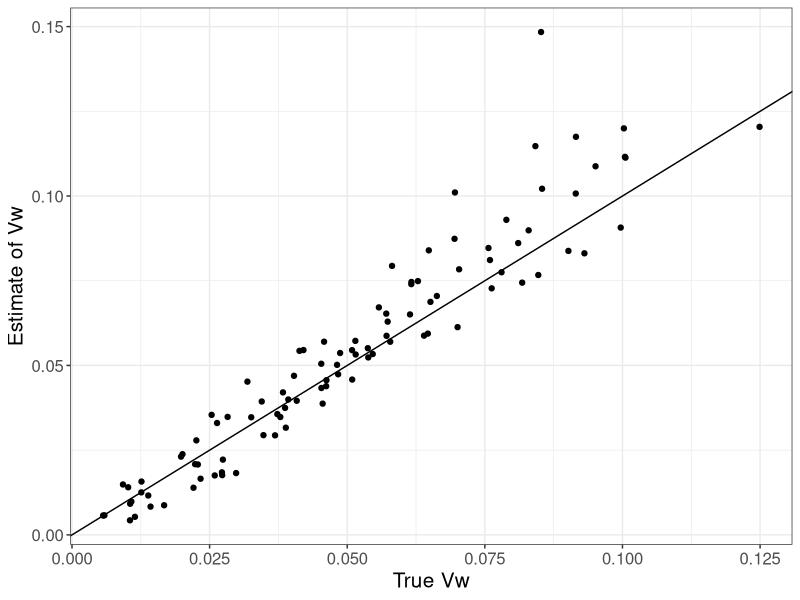
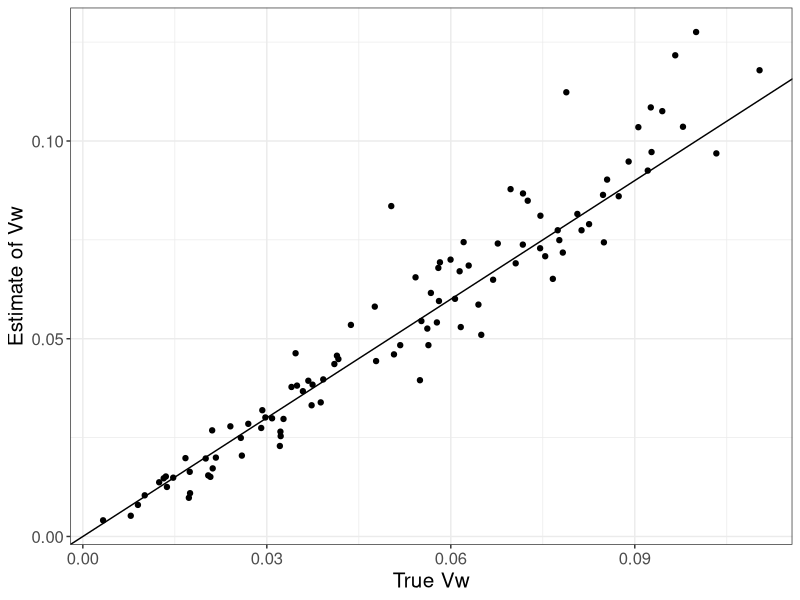
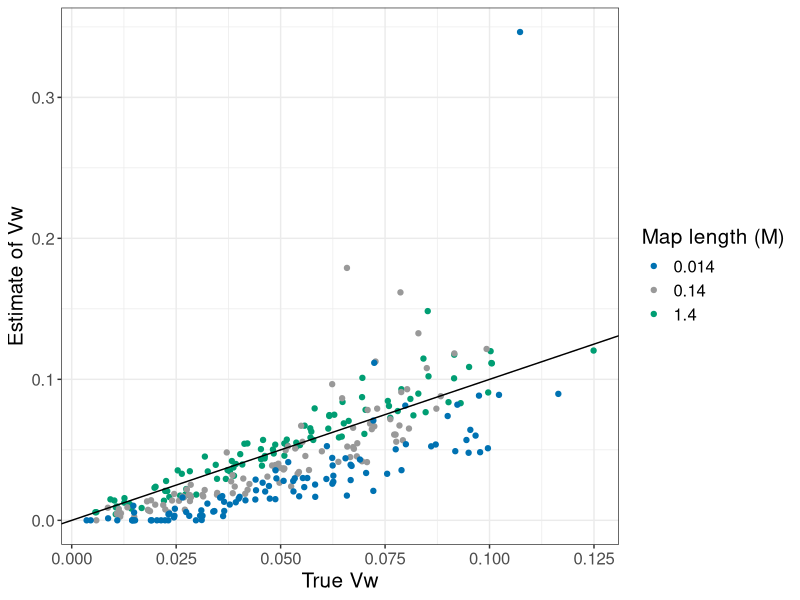
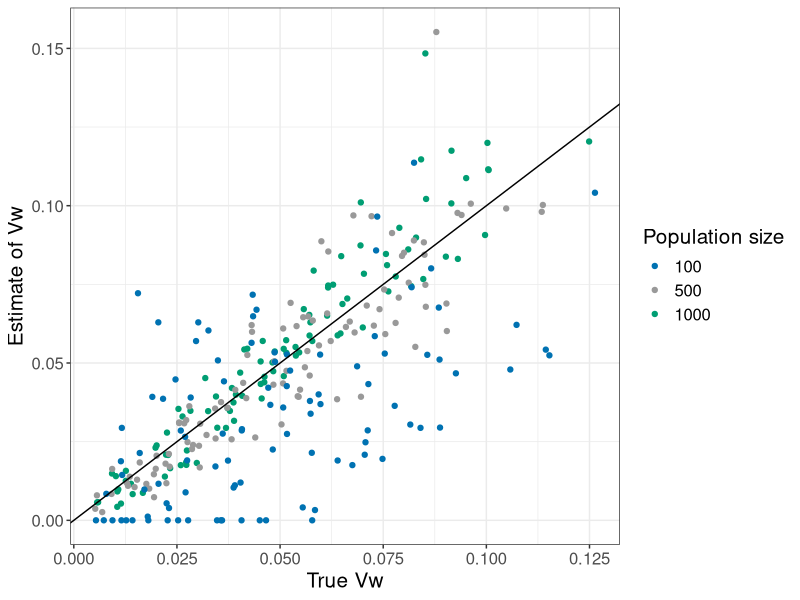
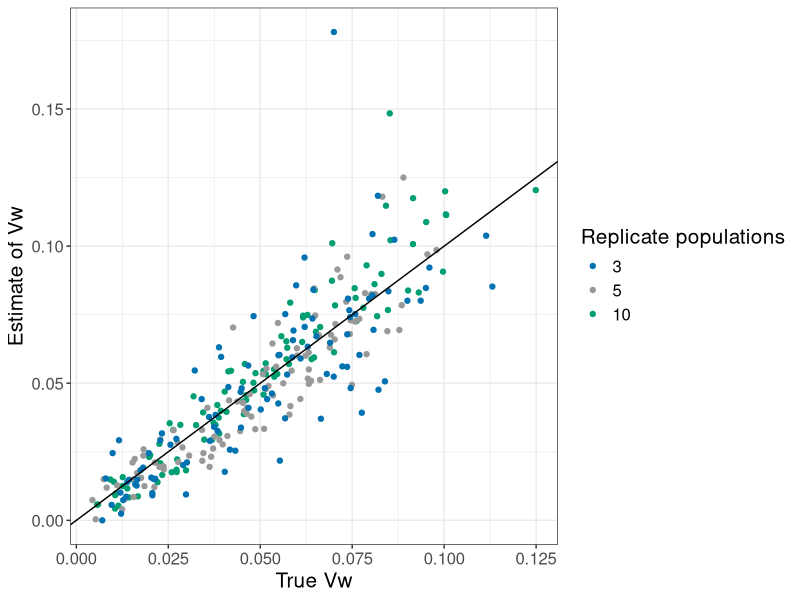
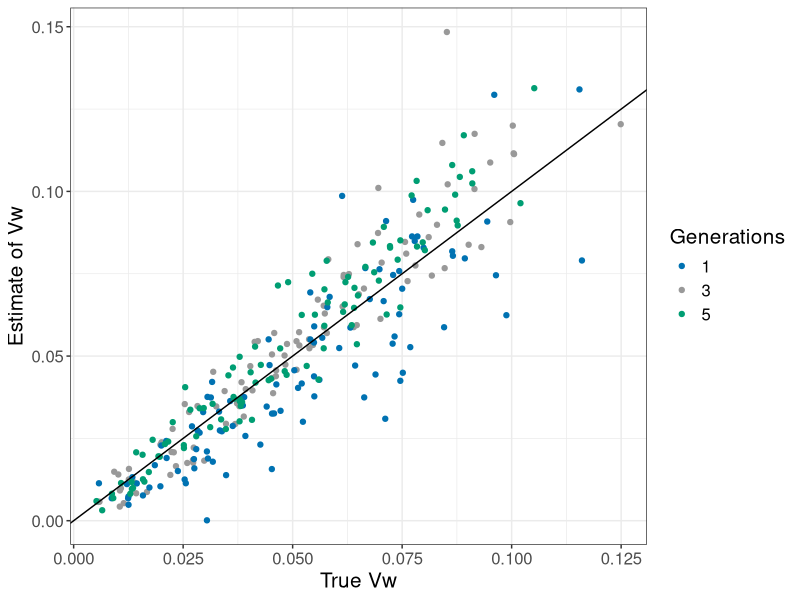
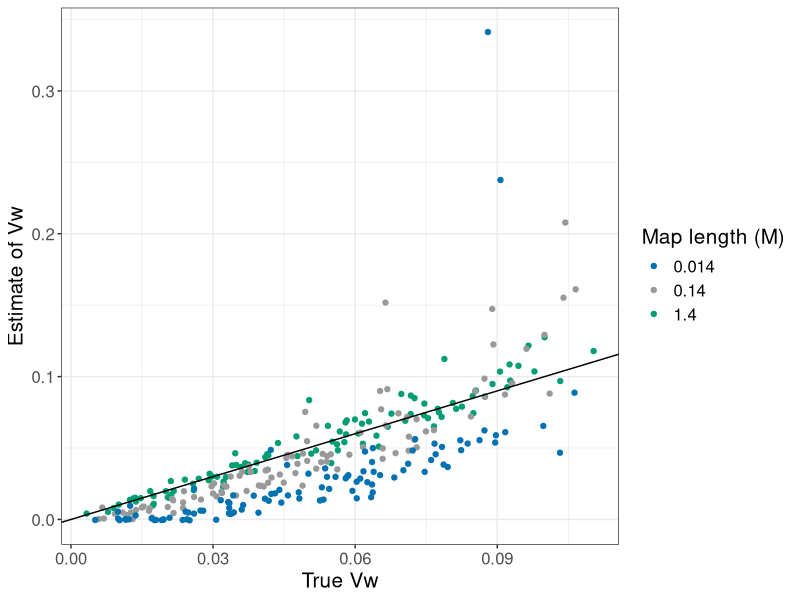
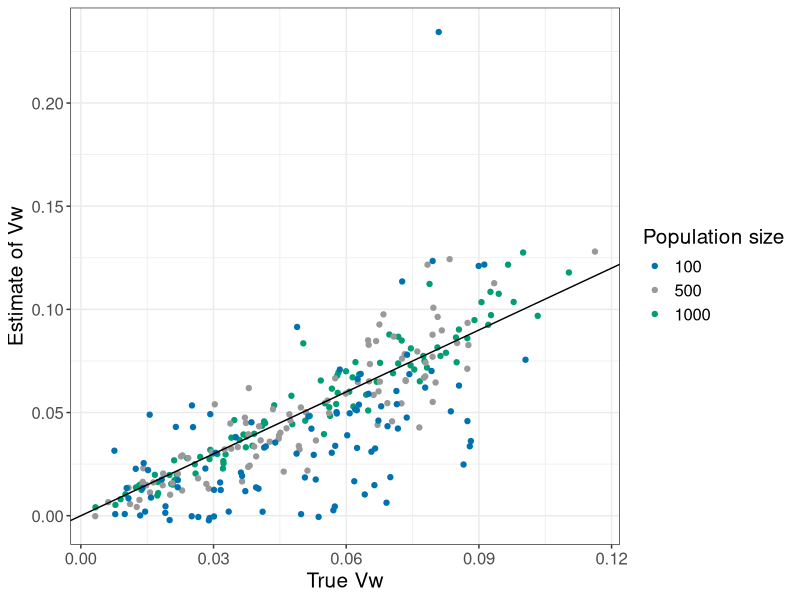

Reproduce these figures in R, in order.
library(ggplot2)

#### Code for making plots

d = read.csv("Data_no_burnin.csv", header=T)

d$n_cages = factor(d$n_cages, levels = c("3", "5", "10"))
d$n_ind_exp = factor(d$n_ind_exp, levels = c("100", "500", "1000"))
d$ngen_expt = factor(d$ngen_expt, levels = c("1", "3", "5"))



d_f = d[d$bdelta_method=="fixed",]
d_e = d[d$bdelta_method=="estimate",]


##################################################################################################
####### Standard plots (r_expt = 1.4e-6, n_ind_expt = 1000, n_cages = 10, ngen_expt = 3) #########
##################################################################################################

# bdelta fixed at c(0,0)

d_f_std = d_f[d_f$ngen_expt=="3"&d_f$n_ind_exp=="1000"&d_f$n_cages=="10"&d_f$r_expt==1.4e-06,]
p_f_std = ggplot(d_f_std, aes(y = vA_est, x = vA_true))
p_f_std + theme_bw() + geom_point() + geom_abline(intercept = 0, slope = 1) + labs(x = "True Vw", y = "Estimate of Vw") + theme(text = element_text(size = 15))

# bdelta to be estimated

d_e_std = d_e[d_e$ngen_expt=="3"&d_e$n_ind_exp=="1000"&d_e$n_cages=="10"&d_e$r_expt==1.4e-06,]
p_e_std = ggplot(d_e_std, aes(y = vA_est, x = vA_true))
p_e_std + theme_bw() + geom_point() + geom_abline(intercept = 0, slope = 1) + labs(x = "True Vw", y = "Estimate of Vw") + theme(text = element_text(size = 15))

##################################################################################################


#################################################
########### A. bdelta fixed at c(0,0) ###########
#################################################

### Map length ###

d_f_r = d_f[d_f$ngen_expt=="3"&d_f$n_ind_exp=="1000"&d_f$n_cages=="10",]
p_f_r = ggplot(d_f_r, aes(y = vA_est, x = vA_true, color = as.character(r_expt*sequence_length)))
p_f_r + theme_bw() + geom_point() + geom_abline(intercept = 0, slope = 1) + labs(x = "True Vw", y = "Estimate of Vw", color = "Map length (M)") + scale_color_manual(values = c("#0072B2", "#999999", "#009E73")) + theme(text = element_text(size = 15))

### n_ind_expt ###

d_f_ind = d_f[d_f$ngen_expt=="3"&d_f$n_cages=="10"&d_f$r_expt==1.4e-06,]
p_f_ind = ggplot(d_f_ind, aes(y = vA_est, x = vA_true, color = n_ind_exp))
p_f_ind + theme_bw() + geom_point() + geom_abline(intercept = 0, slope = 1) + labs(x = "True Vw", y = "Estimate of Vw", color = "Population size") + scale_color_manual(values = c("#0072B2", "#999999", "#009E73")) + theme(text = element_text(size = 15))

### n_cages ###

d_f_cage = d_f[d_f$ngen_expt=="3"&d_f$n_ind_exp=="1000"&d_f$r_expt==1.4e-06,]
p_f_cage = ggplot(d_f_cage, aes(y = vA_est, x = vA_true, color = n_cages))
p_f_cage + theme_bw() + geom_point() + geom_abline(intercept = 0, slope = 1) + labs(x = "True Vw", y = "Estimate of Vw", color = "Replicate populations") + scale_color_manual(values = c("#0072B2", "#999999", "#009E73")) + theme(text = element_text(size = 15))

### ngen_expt ###

d_f_gen = d_f[d_f$n_ind_exp=="1000"&d_f$n_cages=="10"&d_f$r_expt==1.4e-06,]
p_f_gen = ggplot(d_f_gen, aes(y = vA_est, x = vA_true, color = ngen_expt))
p_f_gen + theme_bw() + geom_point() + geom_abline(intercept = 0, slope = 1) + labs(x = "True Vw", y = "Estimate of Vw", color = "Generations") + scale_color_manual(values = c("#0072B2", "#999999", "#009E73")) + theme(text = element_text(size = 15))


#################################################
########### B. bdelta to be estimated ###########
#################################################

### Map length ###

d_e_r = d_e[d_e$ngen_expt=="3"&d_e$n_ind_exp=="1000"&d_e$n_cages=="10",]
p_e_r = ggplot(d_e_r, aes(y = vA_est, x = vA_true, color = as.character(r_expt*sequence_length)))
p_e_r + theme_bw() + geom_point() + geom_abline(intercept = 0, slope = 1) + labs(x = "True Vw", y = "Estimate of Vw", color = "Map length (M)") + scale_color_manual(values = c("#0072B2", "#999999", "#009E73")) + theme(text = element_text(size = 15))

### n_ind_expt ###

d_e_ind = d_e[d_e$ngen_expt=="3"&d_e$n_cages=="10"&d_e$r_expt==1.4e-06,]
p_e_ind = ggplot(d_e_ind, aes(y = vA_est, x = vA_true, color = n_ind_exp))
p_e_ind + theme_bw() + geom_point() + geom_abline(intercept = 0, slope = 1) + labs(x = "True Vw", y = "Estimate of Vw", color = "Population size") + scale_color_manual(values = c("#0072B2", "#999999", "#009E73")) + theme(text = element_text(size = 15))

### n_cages ###

d_e_cage = d_e[d_e$ngen_expt=="3"&d_e$n_ind_exp=="1000"&d_e$r_expt==1.4e-06,]
p_e_cage = ggplot(d_e_cage, aes(y = vA_est, x = vA_true, color = n_cages))
p_e_cage + theme_bw() + geom_point() + geom_abline(intercept = 0, slope = 1) + labs(x = "True Vw", y = "Estimate of Vw", color = "Replicate populations") + scale_color_manual(values = c("#0072B2", "#999999", "#009E73")) + theme(text = element_text(size = 15))

### ngen_expt ###

d_e_gen = d_e[d_e$n_ind_exp=="1000"&d_e$n_cages=="10"&d_e$r_expt==1.4e-06,]
p_e_gen = ggplot(d_e_gen, aes(y = vA_est, x = vA_true, color = ngen_expt))
p_e_gen + theme_bw() + geom_point() + geom_abline(intercept = 0, slope = 1) + labs(x = "True Vw", y = "Estimate of Vw", color = "Generations") + scale_color_manual(values = c("#0072B2", "#999999", "#009E73")) + theme(text = element_text(size = 15))

